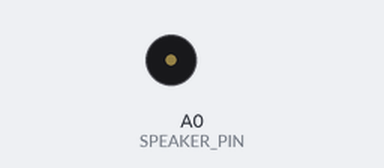
Bench run of a sketch on a simulated Arduino Uno, built with avr-gcc and run on an emulated ATmega328P. Parts: buzzer (waves = sounding).

Above: at 0.35 s.
At 7.6 s:
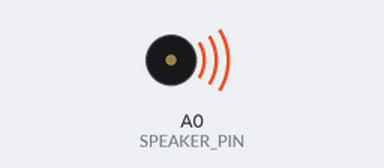
Timing chart, 0 to 7.9 s (numbered marks = the images above):
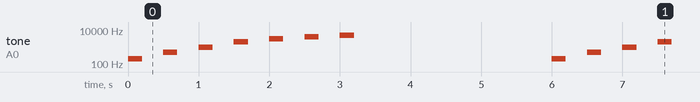

Measured:
- by itself, tone on A0 (SPEAKER_PIN): repeats every 6.0 s: silent 0.30 s, 500 Hz 0.20 s, silent 0.30 s, 1000 Hz 0.20 s, silent 0.30 s, 2000 Hz 0.20 s, silent 0.30 s, 3000 Hz 0.20 s, silent 0.30 s, 4000 Hz 0.20 s, silent 0.30 s, 5000 Hz 0.20 s, silent 2.8 s, 200 Hz 0.20 s

The sketch:

_07-speaker-test.ino
```cpp
int SPEAKER_PIN = A0;
int LED_PIN = 13;

void setup() {
  pinMode(SPEAKER_PIN, OUTPUT);
}

void loop() {
 digitalWrite(LED_PIN, HIGH);
 // play a 1Khz tone for 200 msec
 tone(SPEAKER_PIN, 200, 200);
 delay(500);
 tone(SPEAKER_PIN, 500, 200);
 delay(500);
 tone(SPEAKER_PIN, 1000, 200);
 delay(500);
 tone(SPEAKER_PIN, 2000, 200);
 delay(500);
 tone(SPEAKER_PIN, 3000, 200);
 delay(500);
 tone(SPEAKER_PIN, 4000, 200);
 delay(500);
 tone(SPEAKER_PIN, 5000, 200);
 digitalWrite(LED_PIN, LOW);
 delay(3000);
}
```
